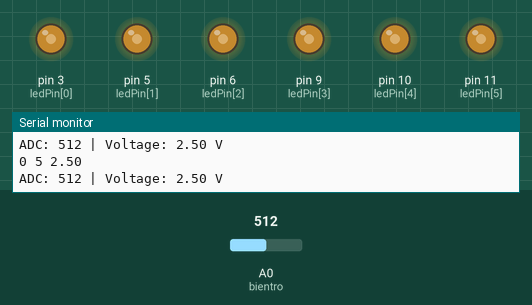
Bench run of a sketch on a simulated Arduino Uno, built with avr-gcc and run on an emulated ATmega328P. On the bench: output pins drawn as LEDs (lit = HIGH), the last lines printed to the serial monitor. Inputs (shaded band) come from the test bench; at power-on: A0 (bientro) = 512.

Above: at 1.2 s.
1.3 s: A0 (bientro) set to 716
At 2.4 s:
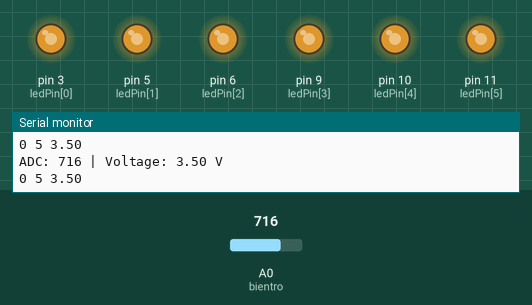
2.8 s: A0 (bientro) set to 900
At 3.2 s:
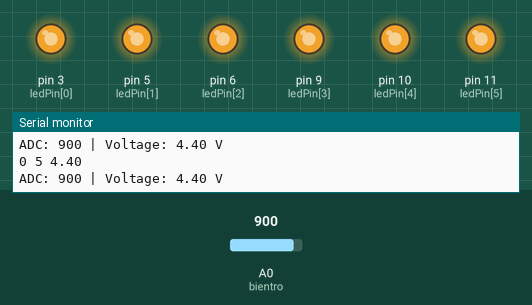
4.3 s: A0 (bientro) set to 104
At 5.2 s:
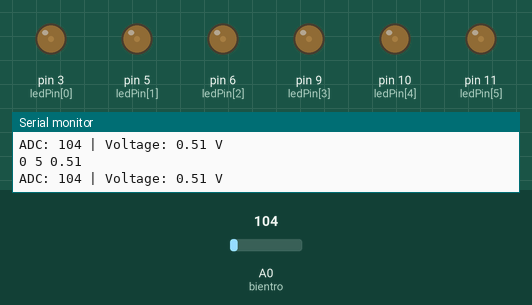
5.8 s: A0 (bientro) set to 94
At 7.2 s:
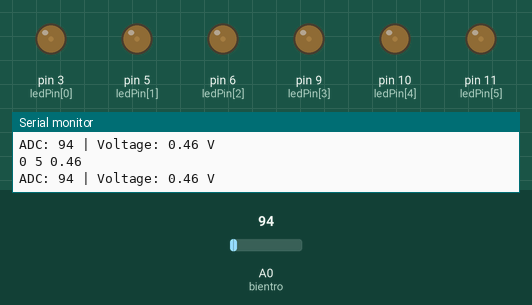
8.8 s: A0 (bientro) set to 0
At 9.4 s:
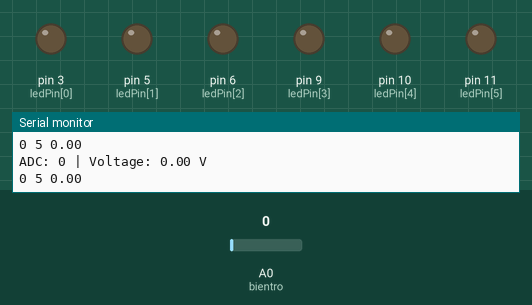
10.3 s: A0 (bientro) set to 511
At 11.3 s:
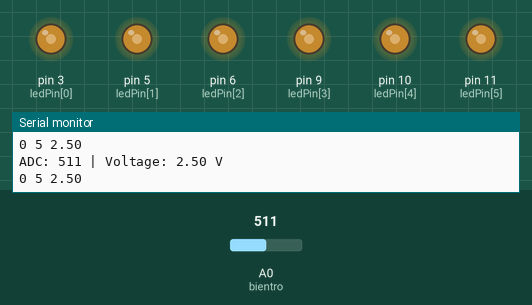
Timing chart, 0 to 12.8 s (numbered marks = the images above; inputs shaded):
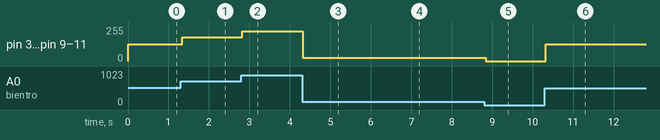

Measured:
- after the input at 1.3 s, pin 3 (ledPin[0]), pin 5 (ledPin[1]), pin 6 (ledPin[2]), pin 9 (ledPin[3]), pin 10 (ledPin[4]), pin 11 (ledPin[5]): 127/255 → 178/255 at once
- after the input at 2.8 s, pin 3 (ledPin[0]), pin 5 (ledPin[1]), pin 6 (ledPin[2]), pin 9 (ledPin[3]), pin 10 (ledPin[4]), pin 11 (ledPin[5]): 178/255 → 224/255 at once
- after the input at 4.3 s, pin 3 (ledPin[0]), pin 5 (ledPin[1]), pin 6 (ledPin[2]), pin 9 (ledPin[3]), pin 10 (ledPin[4]), pin 11 (ledPin[5]): 224/255 → 25/255 at once
- after the input at 5.8 s, pin 3 (ledPin[0]), pin 5 (ledPin[1]), pin 6 (ledPin[2]), pin 9 (ledPin[3]), pin 10 (ledPin[4]), pin 11 (ledPin[5]): 25/255 → 23/255 at once
- after the input at 8.8 s, pin 3 (ledPin[0]), pin 5 (ledPin[1]), pin 6 (ledPin[2]), pin 9 (ledPin[3]), pin 10 (ledPin[4]), pin 11 (ledPin[5]): 23/255 → 0/255 at once
- after the input at 10.3 s, pin 3 (ledPin[0]), pin 5 (ledPin[1]), pin 6 (ledPin[2]), pin 9 (ledPin[3]), pin 10 (ledPin[4]), pin 11 (ledPin[5]): 0/255 → 127/255 at once

The sketch:

Detai2_morong2.ino
```cpp
const byte NUM_LED = 6;
const byte ledPin[NUM_LED] = {3, 5, 6, 9, 10, 11};
const byte bientro = A0;

void setup() {
  Serial.begin(9600);

  for (byte i = 0; i < NUM_LED; i++) {
    pinMode(ledPin[i], OUTPUT);
  }
}

void loop() {
  int adcValue = analogRead(bientro);

  float voltage = adcValue * (5.0 / 1023.0);

  int brightness = map(adcValue, 0, 1023, 0, 255);

  for (byte i = 0; i < NUM_LED; i++) {
    analogWrite(ledPin[i], brightness);
  }

  Serial.print("ADC: ");
  Serial.print(adcValue);
  Serial.print(" | Voltage: ");
  Serial.print(voltage);
  Serial.println(" V");

  Serial.print(0);
  Serial.print(" ");
  Serial.print(5);
  Serial.print(" ");
  Serial.println(voltage);

  delay(50);
}
```
